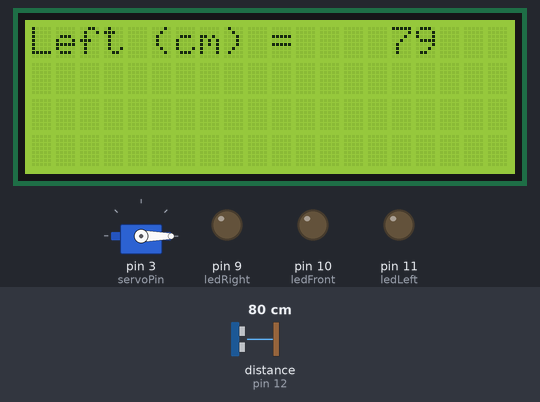
Recording of a sketch running on a simulated Arduino Uno, built with avr-gcc and run on an emulated ATmega328P. Shown: servo, 20×4 character LCD, output pins drawn as LEDs (lit = HIGH). Wiring (inferred from the names in the program): ultrasonic range finder: trigger pin 13; echo pin 12. The test bench sets the inputs (shaded band); at power-on: distance to the obstacle (sensor on pin 12) 80 cm. The echo pulse lasts 58.3 µs per cm; pins used as bus, display or sensor lines are not drawn; what the sketch prints to the serial monitor is not drawn.

Above: at 1.6 s.
1.7 s: distance to the obstacle (sensor on pin 12) set to 12 cm
At 4.9 s:
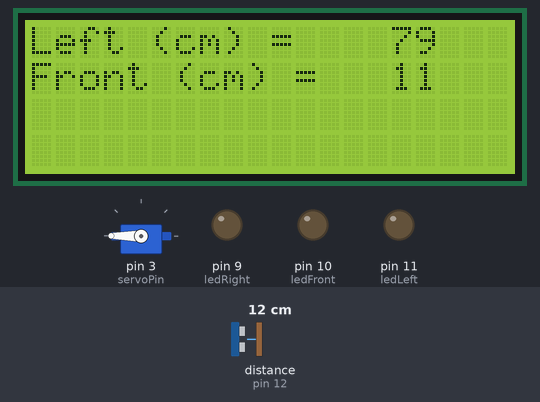
7.6 s: distance to the obstacle (sensor on pin 12) set to 9 cm
At 9.6 s:
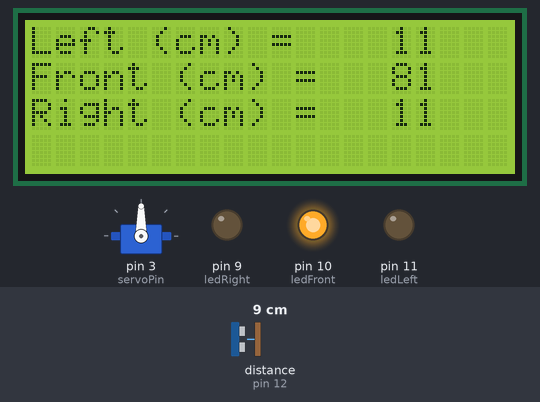
13.8 s: distance to the obstacle (sensor on pin 12) set to 2 cm
At 16.6 s:
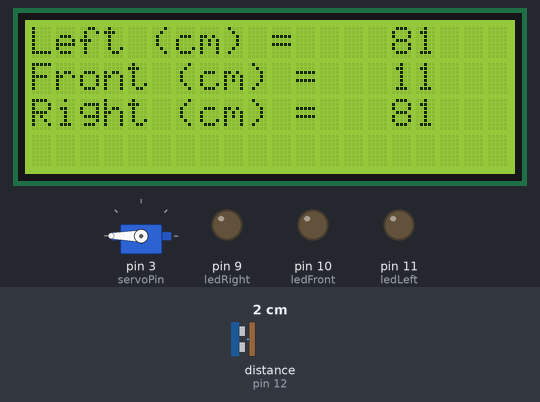
Timing chart, 0 to 23.6 s (numbered marks = the images above; inputs shaded):
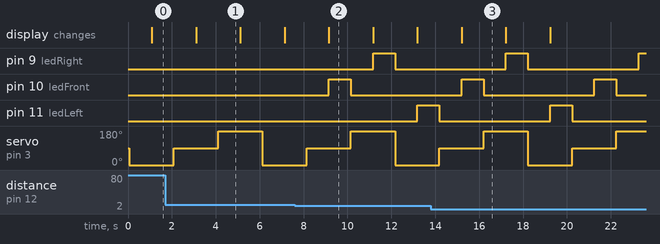

Measured:
- the behaviour switches between 11 and 10 cm on distance to the obstacle (sensor on pin 12) (found by bisection; images 1 and 2)
- after the input at 7.6 s, pin 9 (ledRight): LOW → HIGH after 3.6 s, → LOW 1.0 s later; pin 10 (ledFront): LOW → HIGH after 1.6 s, → LOW 1.0 s later; pin 11 (ledLeft): LOW → HIGH after 5.6 s; the display: changes after 1.6 s (image 2)
- after the input at 13.8 s, the display: changes after 1.4 s (image 3)
- what the display in image 1 shows lasts 2.0 s, from 3.1 s to 5.1 s

The sketch:

Project_2-_Task_3_solution.ino
```cpp
 /********************************/
// include the library code
// include the library code
#include <Wire.h>
#include <LiquidCrystal_I2C.h>
LiquidCrystal_I2C lcd(0x27,20,4);  // set the LCD address to 0x27 for a 16 chars and 2 line display
/*********************************************************/

#include <Servo.h>     // Include the Servo library
int servoPin = 3;       // Declare the Servo pin
Servo Servo1;           // Create a servo object

#define trigPin 13
#define echoPin 12
int ledLeft = 11; int ledFront = 10; int ledRight = 9;

void setup() {
  // put your setup code here, to run once:
  Serial.begin (9600);      // Set the baudrate for serial communication
  Servo1.attach(servoPin);
  lcd.init();  lcd.backlight();
  pinMode(trigPin, OUTPUT);
  pinMode(echoPin, INPUT);
  pinMode(ledLeft, OUTPUT);  pinMode(ledFront, OUTPUT);  pinMode(ledRight, OUTPUT);
}

void loop() {
  // put your main code here, to run repeatedly:
  //long  distance, duration;
  for (int i=0; i<=180; i+=90){
    digitalWrite(ledLeft, LOW); digitalWrite(ledFront, LOW);  digitalWrite(ledRight, LOW);
    long  distance, duration;
    Servo1.write(i);
    Serial.print("i-");
    Serial.println(i);
    delay(1000);

    digitalWrite(trigPin, LOW);  // Added this line
    delayMicroseconds(2);        // 2usec delay between pulses
    digitalWrite(trigPin, HIGH);
    delayMicroseconds(10);       // Trig pin High for 10usec
    digitalWrite(trigPin, LOW);
    duration = pulseIn(echoPin, HIGH); //Gives the duration of HIGH state a echoPin
    distance = (duration/2) / 29.1;
    Serial.println(duration);
    Serial.println(distance);

    if (i==0){
      lcd.setCursor(0,0);
      lcd.print("Left (cm) = ");
      lcd.setCursor(15,0);
      lcd.print(distance);
      if (distance<10){digitalWrite(ledLeft, HIGH);}
      }

    if (i==90){
      lcd.setCursor(0,1);
      lcd.print("Front (cm) = ");
      lcd.setCursor(15,1);
      lcd.print(distance);
      if (distance<10){digitalWrite(ledFront, HIGH);}
      }

    if (i==180){
      lcd.setCursor(0,2);
      lcd.print("Right (cm) = ");
      lcd.setCursor(15,2);
      lcd.print(distance);
      if (distance<10){digitalWrite(ledRight, HIGH);}
      }

    delay(1000);
      }
}
```
